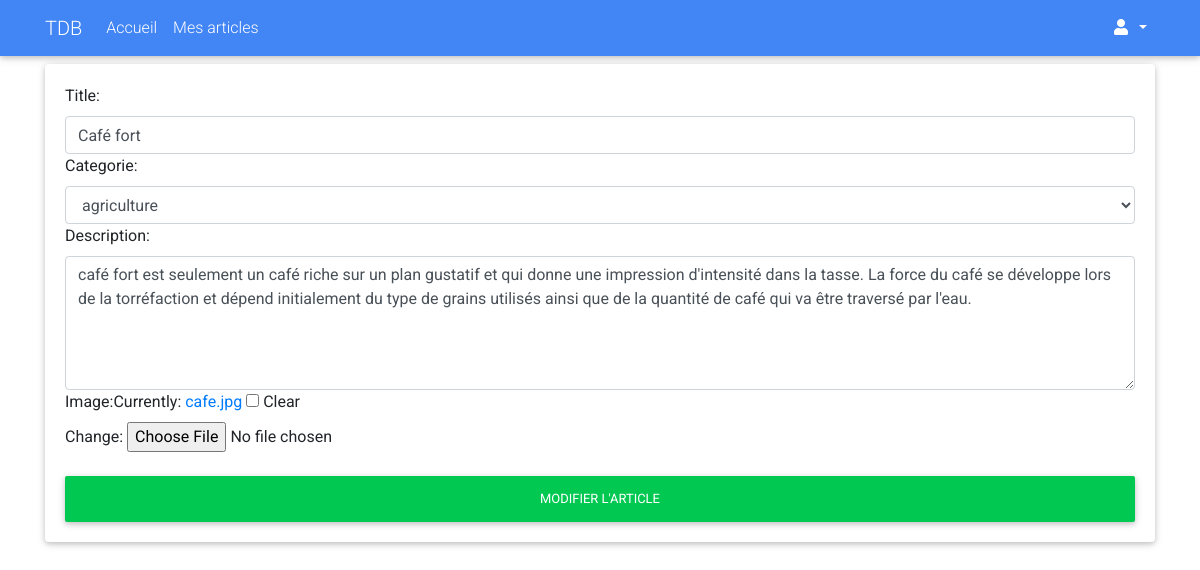
Screenshot of /my-admin/update-article/1 with the database file from the repository.
### blog/models.py (models this page shows, shortened)
class Article (models.Model):
    user = models.ForeignKey(User,on_delete=models.CASCADE,null=True)
    title=models.CharField(max_length=50)
    category=models.ForeignKey(Category,on_delete=models.CASCADE)
    desc=models.TextField()
    image=models.ImageField(null=True,blank=True)
    created_at=models.DateTimeField(auto_now_add=True)
    updated_at=models.DateTimeField(auto_now_add=True)

### app_admin/views.py (the view)
# urls.py: path('update-article/<int:pk>', UpdateArticle.as_view(), name="update-article"),
class UpdateArticle(UpdateView):
    model = Article
    form_class = ArticleForm
    template_name = 'app_admin/article_form.html'

### blog/forms.py
class ArticleForm(forms.ModelForm):
  class Meta:
    model = Article
    fields = ['title','category','desc', 'image']
    labels = {'title':'Title','category':'Categorie','desc':'Description'}
    widgets={
      'title':forms.TextInput(attrs={'class':'form-control'}),
      'category':forms.Select(attrs={'class':'form-control'}),
      'desc':forms.Textarea(attrs={'class':'form-control','rows':5}),
    }

### blog/models.py (called while the page is built)
   def __str__(self):
        return self.name

### app_admin/templates/app_admin/article_form.html (shortened to what this page needs)
{%  extends 'partials/base.html' %}
{%  block content %}
    <div class="container">
      <div class="row">
        <div class="div col-md-12">
           <div class="card mt-2">
             <div class="card-body">
                <form action="" method="POST">
                   {{form}}
                   <button class="btn btn-success btn-block mt-4">Modifier L'article </button>
                 </form>
             </div>
           </div>
        </div>
      </div>
    </div>
{% endblock %}

### rows the page displays
Article: title "Café fort", category "agriculture", desc "café fort est seulement un café riche sur un plan gustatif et qui donne une impression d'intensité dans la tasse. La force du café se développe lors de la torréfaction et dépend initialement du type de grains utilisés ainsi que de la quantité de café qui va être traversé par l'eau."
